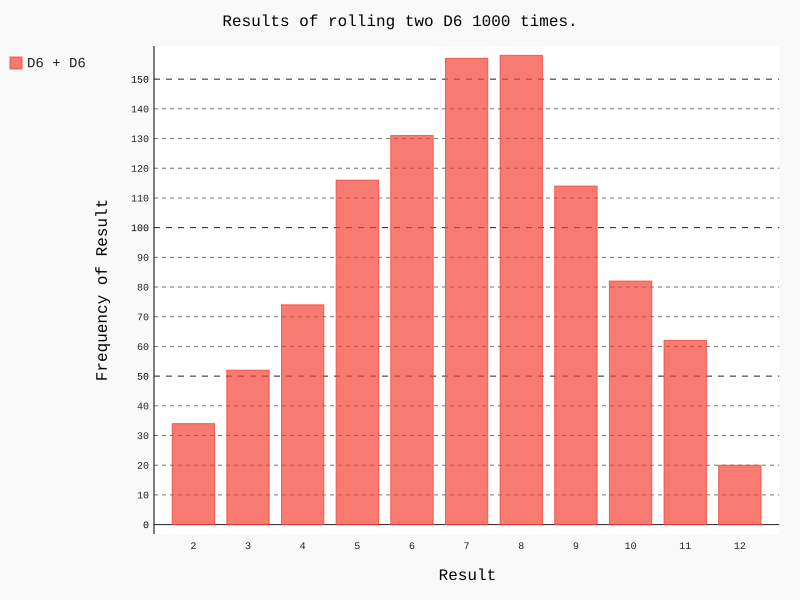

The script that drew this image:
import pygal

from die import Die


# 创建两个D6
die_1 = Die()
die_2 = Die()

# 掷几次骰子，并将结果存储在一个列表中
results = []
for roll_num in range(1000):
    result = die_1.roll() + die_2.roll()
    results.append(result)

# 分析结果
frequencies = []
max_result = die_1.num_sides + die_2.num_sides
for value in range(2, max_result + 1):
    frequency = results.count(value)
    frequencies.append(frequency)

# 对结果进行可视化
hist = pygal.Bar()

hist.title = 'Results of rolling two D6 1000 times.'
hist.x_labels = ['2', '3', '4', '5', '6', '7', '8', '9', 
    '10', '11', '12']
hist.x_title = 'Result'
hist.y_title = 'Frequency of Result'

hist.add('D6 + D6', frequencies)
hist.render_to_file('dice_visual.svg')
